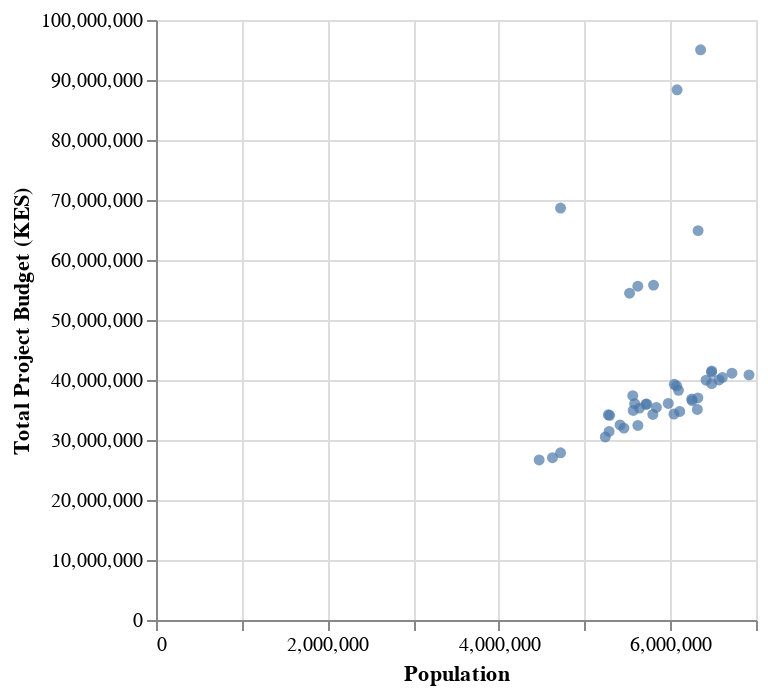

The notebook cell this image was saved under:
### Code cell
df_result = df.groupby('Settlement Name')[['Project Budget (KES)', 'Population']].sum().reset_index()

# 2. Create a scatter plot
chart = alt.Chart(df_result).mark_circle().encode(
    x=alt.X('Population:Q', title='Population'),
    y=alt.Y('Project Budget (KES):Q', title='Total Project Budget (KES)'),
    tooltip = ['Settlement Name', 'Population', 'Project Budget (KES)']
)

# 3. Add labels to the points
text = chart.mark_text(
    align='left',
    baseline='middle',
    dx=5,  # Nudge labels to the right
    dy=-5  # Nudge labels upwards
).encode(
    text='Settlement Name'
)

# 4. Combine points and labels, add title
final_chart = (chart + text).properties(
    title='Population vs Total Project Budget by Settlement'
).interactive()
chart

### Figure 1 — Vega-Lite specification as saved in the notebook (floating-point values rounded to 4 significant figures)
{"config": {"view": {"continuousWidth": 300, "continuousHeight": 300}}, "data": {"name": "data-6cc2f6f038e6ae04474c2510e0330c0b"}, "mark": {"type": "circle"}, "encoding": {"tooltip": [{"field": "Settlement Name", "type": "nominal"}, {"field": "Population", "type": "quantitative"}, {"field": "Project Budget (KES)", "type": "quantitative"}], "x": {"field": "Population", "title": "Population", "type": "quantitative"}, "y": {"field": "Project Budget (KES)", "title": "Total Project Budget (KES)", "type": "quantitative"}}, "$schema": "https://vega.github.io/schema/vega-lite/v5.20.1.json", "datasets": {"data-6cc2f6f038e6ae04474c2510e0330c0b": [{"Settlement Name": "Bomet", "Project Budget (KES)": 38280000.0, "Population": 6095862}, {"Settlement Name": "Bungoma", "Project Budget (KES)": 35950000.0, "Population": 5714113}, {"Settlement Name": "Busia", "Project Budget (KES)": 32510000.0, "Population": 5414193}, {"Settlement Name": "Eldoret", "Project Budget (KES)": 35310000.0, "Population": 5641254}, {"Settlement Name": "Elgeyo Marakwet", "Project Budget (KES)": 27050000.0, "Population": 4625425}, {"Settlement Name": "Embu", "Project Budget (KES)": 41280000.0, "Population": 6481016}, {"Settlement Name": "Garissa", "Project Budget (KES)": 35100000.0, "Population": 6315425}, {"Settlement Name": "Homa Bay", "Project Budget (KES)": 36830000.0, "Population": 6249806}, {"Settlement Name": "Isiolo", "Project Budget (KES)": 34330000.0, "Population": 6042679}, {"Settlement Name": "Kajiado", "Project Budget (KES)": 30510000.0, "Population": 5241645}, {"Settlement Name": "Kakamega", "Project Budget (KES)": 34120000.0, "Population": 5292825}, {"Settlement Name": "Kericho", "Project Budget (KES)": 39400000.0, "Population": 6482905}, {"Settlement Name": "Kiambu", "Project Budget (KES)": 35420000.0, "Population": 5838019}, {"Settlement Name": "Kilifi", "Project Budget (KES)": 41520000.0, "Population": 6482757}, {"Settlement Name": "Kisii", "Project Budget (KES)": 34210000.0, "Population": 5277030}, {"Settlement Name": "Kisumu", "Project Budget (KES)": 88370000.0, "Population": 6079418}, {"Settlement Name": "Kitale", "Project Budget (KES)": 64900000.0, "Population": 6324398}, {"Settlement Name": "Kwale", "Project Budget (KES)": 39290000.0, "Population": 6046483}, {"Settlement Name": "Laikipia", "Project Budget (KES)": 40420000.0, "Population": 6607465}, {"Settlement Name": "Lamu", "Project Budget (KES)": 36080000.0, "Population": 5976578}, {"Settlement Name": "Machakos", "Project Budget (KES)": 31440000.0, "Population": 5286375}, {"Settlement Name": "Malindi", "Project Budget (KES)": 55640000.0, "Population": 5621043}, {"Settlement Name": "Mandera", "Project Budget (KES)": 26680000.0, "Population": 4470220}, {"Settlement Name": "Marsabit", "Project Budget (KES)": 35990000.0, "Population": 5725249}, {"Settlement Name": "Meru", "Project Budget (KES)": 41140000.0, "Population": 6719558}, {"Settlement Name": "Migori", "Project Budget (KES)": 36560000.0, "Population": 6255285}, {"Settlement Name": "Mombasa", "Project Budget (KES)": 95040000.0, "Population": 6353638}, {"Settlement Name": "Nairobi", "Project Budget (KES)": 68660000.0, "Population": 4719751}, {"Settlement Name": "Naivasha", "Project Budget (KES)": 54470000.0, "Population": 5524840}, {"Settlement Name": "Nakuru", "Project Budget (KES)": 37380000.0, "Population": 5562339}, {"Settlement Name": "Nandi", "Project Budget (KES)": 34930000.0, "Population": 5567387}, {"Settlement Name": "Narok", "Project Budget (KES)": 37010000.0, "Population": 6321865}, {"Settlement Name": "Nyeri", "Project Budget (KES)": 32420000.0, "Population": 5621727}, {"Settlement Name": "Samburu", "Project Budget (KES)": 39970000.0, "Population": 6417129}, {"Settlement Name": "Siaya", "Project Budget (KES)": 40860000.0, "Population": 6918549}, {"Settlement Name": "Taita Taveta", "Project Budget (KES)": 36050000.0, "Population": 5584661}, {"Settlement Name": "Tana River", "Project Budget (KES)": 39020000.0, "Population": 6074254}, {"Settlement Name": "Thika", "Project Budget (KES)": 55820000.0, "Population": 5804701}, {"Settlement Name": "Trans Nzoia", "Project Budget (KES)": 31980000.0, "Population": 5458580}, {"Settlement Name": "Turkana", "Project Budget (KES)": 27860000.0, "Population": 4719927}, {"Settlement Name": "Uasin Gishu", "Project Budget (KES)": 34750000.0, "Population": 6110417}, {"Settlement Name": "Wajir", "Project Budget (KES)": 34250000.0, "Population": 5796576}, {"Settlement Name": "West Pokot", "Project Budget (KES)": 40020000.0, "Population": 6567854}]}}
